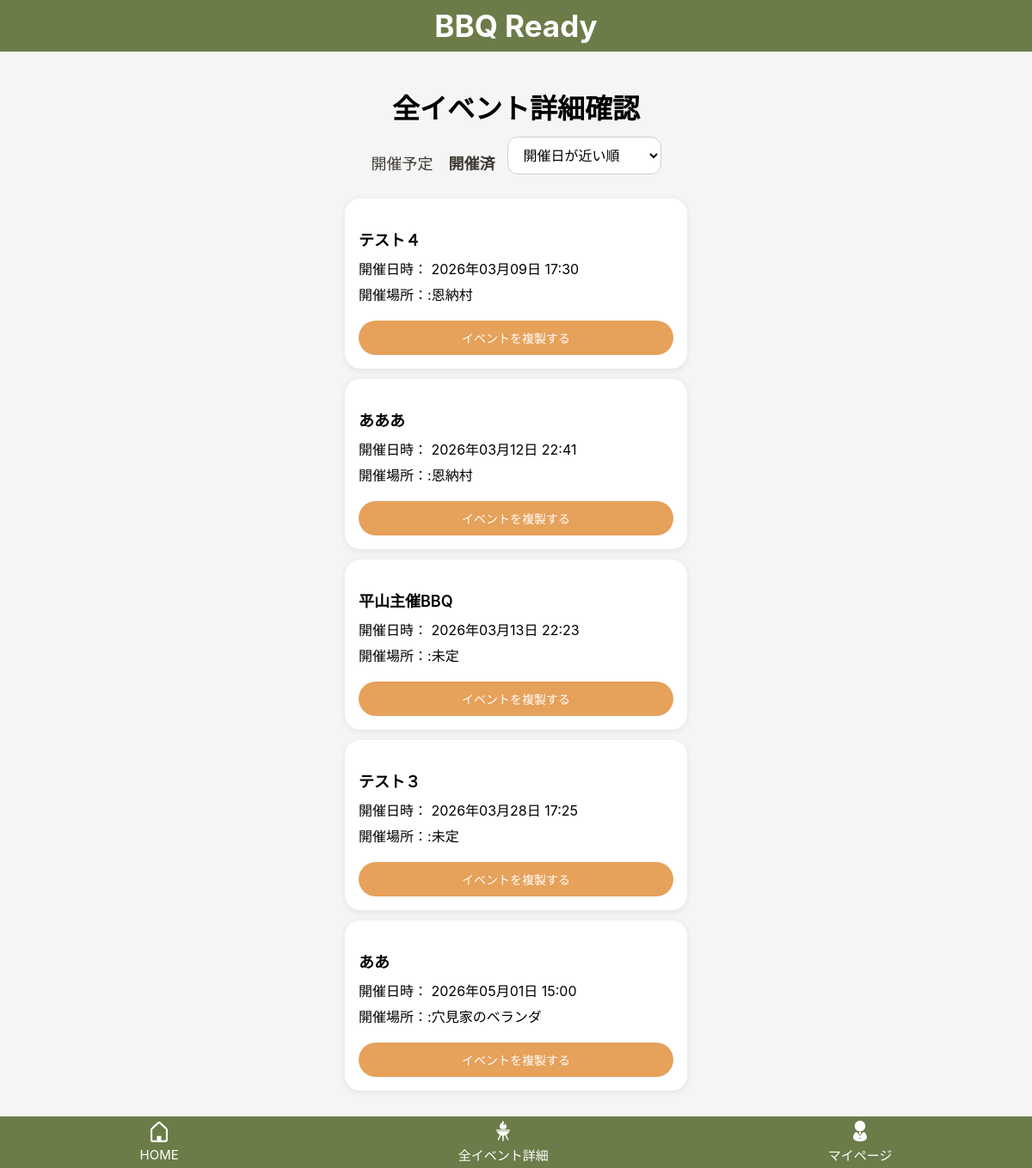
The page /events/?status=past&sort=held_at_asc (signed in) on the database as committed earlier.
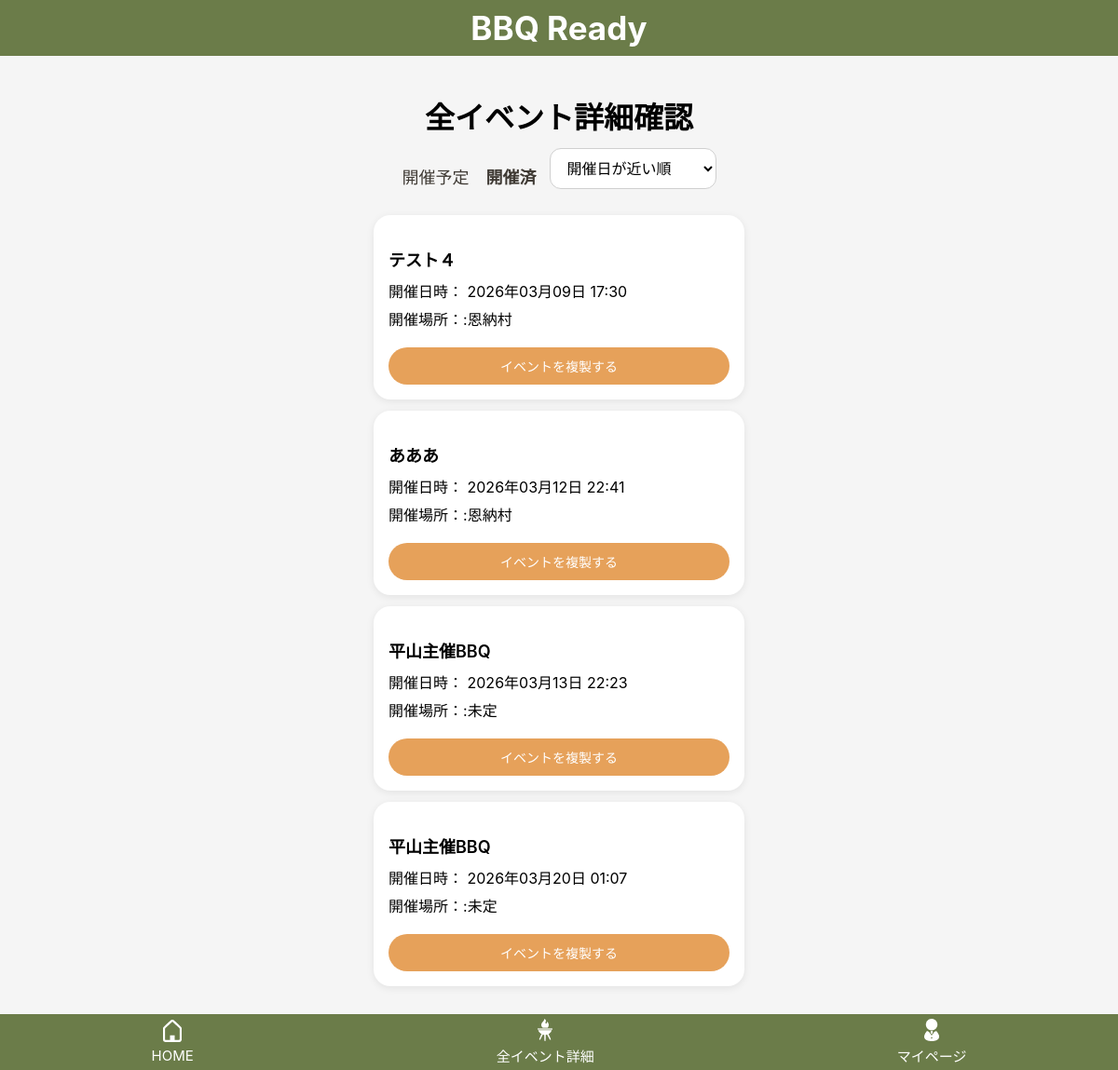
The same page on the database as committed later.
### bbq_app/models.py (models this page shows, shortened)
class Event(models.Model):
    user = models.ForeignKey(settings.AUTH_USER_MODEL, on_delete=models.CASCADE, related_name="events")
    name = models.CharField("イベント名", max_length=30)
    held_at = models.DateTimeField("開催日時", null=True, blank=True)
    location = models.CharField("開催場所", max_length=50, blank=True)
    created_at = models.DateTimeField("作成日時", auto_now_add=True)
    updated_at = models.DateTimeField("更新日時", auto_now=True)

### bbq_app/views.py (the view)
# urls.py: path("events/", views.event_list, name="event_list"),
@login_required
def event_list(request):
    status = request.GET.get("status", "upcoming")
    sort =request.GET.get("sort", "held_at_asc")
    now = timezone.now()
    qs = Event.objects.filter(user=request.user)
    if status == "past":
        events = qs.filter(held_at__lt=now)
    else:
        events = qs.filter(Q(held_at__gte=now) | Q(held_at__isnull=True))
    if sort == "held_at_desc":
        events = events.order_by("-held_at")
    elif sort == "created_desc":
        events = events.order_by("-created_at")
    else:
        sort = "held_at_asc"
        events =events.order_by("held_at")
    return render(request, "bbq_app/event_list.html",{"events":events,"status":status,"sort":sort})

### bbq_app/templates/bbq_app/event_list.html (shortened to what this page needs)
{% extends "bbq_app/base.html" %}
{% block content %}
<h1 class="event-list-page-title">全イベント詳細確認</h1>
<div class="event-list-toolbar">
    <div class="event-list-tabs">
        {% if status == "upcoming" %}
            <strong>開催予定</strong>
        {% else %}
            <a href="{% url 'event_list' %}?status=upcoming&sort={{ sort }}">開催予定</a>
        {% endif %}
        {% if status == "past" %}
            <strong>開催済</strong>
        {% else %}
            <a href="{% url 'event_list' %}?status=past&sort={{ sort }}">開催済</a>
        {% endif %}
    </div>
    <form method="get" class="event-sort">
        <select name="sort" onchange="this.form.submit()">
            <option value="held_at_asc" {% if sort == "held_at_asc" %}selected{% endif %}>
                開催日が近い順
            </option>
        </select>
    </form>
</div>
<div class="event-card-list">
    {% for event in events %}
        <div class="event-list-card">
            <a href="{% url 'item_edit' event.id %}" class="event-list-card__link">
                <p class="event-list-card__title">{{ event.name }}</p>
                <p class="event-list-card__text">
                    開催日時：
                    {% if event.held_at %}
                        {{ event.held_at|date:"Y年m月d日 H:i" }}
                    {% else %}
                        未定
                    {% endif %}
                </p>
                <p class="event-list-card__text">
                    開催場所：:{{ event.location|default:"未定"}}
                </p>
            </a>
            <button type="button" class="event-list-card__duplicate-btn"
                    onclick="openDuplicateModal({{ event.id }}); return false;">
                イベントを複製する
            </button>
        </div>
    {% empty %}
        <p class="event-list-empty">イベントがありません</p>
    {% endfor %}
</div>
{% endblock %}

### bbq_app/templates/bbq_app/base.html (shortened to what this page needs)
{% load static %}
<!DOCTYPE html>
<html lang="ja">
<head>
    <link rel="stylesheet" href="{% static 'bbq_app/css/style.css' %}">
</head>
<body>
    {% block header %}
        {% include "bbq_app/partials/top_bar.html" %}
    {% endblock %}
    <main class="main-content">
    {% block content %}{% endblock %}
    </main>
    {% block footer %}
        {% include "bbq_app/partials/footer_nav.html" %}
    {% endblock %}
</body>
</html>

### bbq_app/templates/bbq_app/partials/top_bar.html
<header class="top-bar">
    <div class="top-bar__title">BBQ Ready</div>
</header>

### bbq_app/templates/bbq_app/partials/footer_nav.html
{% load static %}
<div class="footer-nav">
    <a href="{% url 'home' %}">
        <img src="{% static 'bbq_app/images/home.png' %}" width="24">
        <span>HOME</span>
    </a>
    <a href="{% url 'event_list' %}">
        <img src="{% static 'bbq_app/images/events.png' %}" width="24">
        <span>全イベント詳細</span>
    </a>
    <a href="{% url 'mypage' %}">
        <img src="{% static 'bbq_app/images/mypage.png' %}" width="24">
        <span>マイページ</span>
    </a>
</div>

### bbq_app/static/bbq_app/css/style.css (style rules this page uses)
body { margin: 0; background: #f5f5f5; font-family: -apple-system, BlinkMacSystemFont, "Helvetica Neue", sans-serif; }
.main-content { max-width: 430px; margin: 0 auto; padding: 80px 16px 90px; box-sizing: border-box; }
.main-content form input, .main-content form textarea, .main-content form select { width: 100%; max-width: 100%; box-sizing: border-box; }
.main-content input, .main-content select, .main-content textarea { height: 44px; padding: 10px 12px; font-size: 16px; box-sizing: border-box; }
.top-bar { position: fixed; top: 0; left: 0; width: 100%; height: 60px; background: #6b7c49; display: flex; align-items: center; justify-content: center; z-index: 1000; color: white; }
.top-bar__title { font-size: 35px; font-weight: bold; }
.footer-nav { position: fixed; bottom: 0; left: 0; width: 100%; height: 60px; background: #6b7c49; display: flex; justify-content: space-around; align-items: center; }
.footer-nav a { text-decoration: none; color: white; display: flex; flex-direction: column; align-items: center; font-size: 15px; }
.footer-nav img { margin-bottom: 5px; }
.event-card-list { display: flex; flex-direction: column; gap: 12px; }
.event-list-page-title { text-align: center; margin-bottom: 20px; }
.event-list-toolbar { display: flex; justify-content: center; align-items: center; gap: 14px; margin-bottom: 20px; flex-wrap: wrap; }
.event-list-tabs { display: flex; align-items: center; gap: 18px; }
.event-list-tabs a, .event-list-tabs strong { font-size: 18px; text-decoration: none; color: #3f3a34; }
.event-sort { margin: 0; }
.event-sort select { width: auto; min-width: 120px; position: relative; top: -8px; }
.event-list-card { background: #ffffff; border-radius: 18px; padding: 16px; box-shadow: 0 2px 8px rgba(0, 0, 0, 0.08); }
.event-list-card__link { display: block; text-decoration: none; color: inherit; text-align: left; }
.event-list-card__title { font-size: 18px; font-weight: 600; margin-bottom: 10px; }
.event-list-card__text { margin: 6px 0; line-height: 1.5; }
.event-list-card__duplicate-btn { margin-top: 12px; width: 100%; padding: 10px 14px; border: none; border-radius: 999px; background: #e6a15a; color: white; font-size: 14px; }
.main-content input[type="text"], .main-content input[type="datetime-local"], .main-content input[type="date"], .main-content input[type="time"], .main-content input[type="datetime-local"], .main-content textarea, .main-content select { padding: 12px 14px; font-size: 16px; border-radius: 12px; border: 1px solid #cfcfcf; box-sizing: border-box; min-height: 44px; background: white; }

Rows that differ between the two databases and show on the page:
removed Event: name "テスト３", held_at "2026年03月28日 17:25", location "未定"
removed Event: name "ああ", held_at "2026年05月01日 15:00", location "穴見家のベランダ"
added Event: name "平山主催BBQ", held_at "2026年03月20日 01:07", location "未定"
